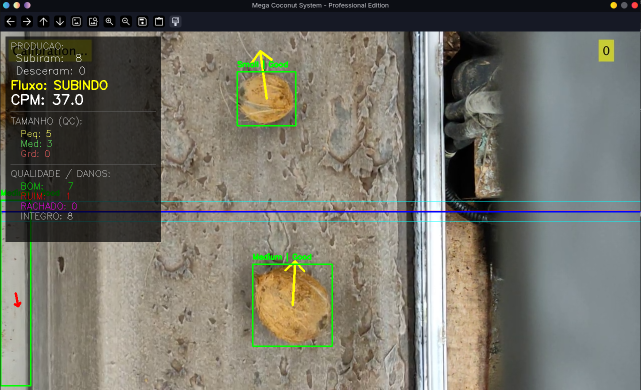
#> input picture image.png, 1282 x 780 px (shown at 1/2 size)
$ python -i qc_analyzer.py   (imports and definitions only)
#> lines starting #> are read from the running program, lines starting #| are printed output that depends on the picture; after the words box and inside, x2 and y2 are one past the last pixel; in counts of white or black regions, pixels touching at a corner belong together
#> further down, picture is the input picture: shape (780, 1282, 3); mean B, G, R 102.7, 113, 114.5
import cv2
import numpy as np
import config

class QCAnalyzer:
    """
    Stateless utility class responsible for mathematical analysis of image ROIs (Regions of Interest).
    It handles geometry (size), colorimetry (quality), and morphology (cracks).
    """

    ## === QUALITY ANALYSIS (COLOR/BRIGHTNESS) ===
    @staticmethod
    def analyze_quality_brightness(image_roi: np.ndarray) -> tuple[str, float]:
        """
        Analyzes the brightness of the V channel (HSV) to determine if the fruit is healthy.

        Args:
            image_roi (np.ndarray): The cropped image of the coconut.
        Returns:
            tuple: Status ('Good'/'Bad') and the calculated brightness value.
        """
        # Safety check for empty frames to avoid crashes
        if image_roi.size == 0:
            return "Unknown", 0.0

        # We convert to HSV because the V (Value) channel is more robust
        # to lighting changes than standard RGB grayscale.
        hsv = cv2.cvtColor(image_roi, cv2.COLOR_BGR2HSV)
        brightness = np.mean(hsv[:, :, 2])

        # Threshold comparison defined in config
        status = "Good" if brightness >= config.QUALITY_BRIGHTNESS_THRESH else "Bad"

        return status, brightness

    ## === STRUCTURAL ANALYSIS (CRACKS) ===
    @staticmethod
    def analyze_cracks(image_roi: np.ndarray) -> tuple[str, float]:
        """
        Detects surface cracks using Morphological Black Hat Transformation.
        This method highlights dark details (cracks) against a brighter background.
        """
        if image_roi.size == 0:
            return "Unknown", 0.0

        # Convert to grayscale for morphological processing
        gray = cv2.cvtColor(image_roi, cv2.COLOR_BGR2GRAY)
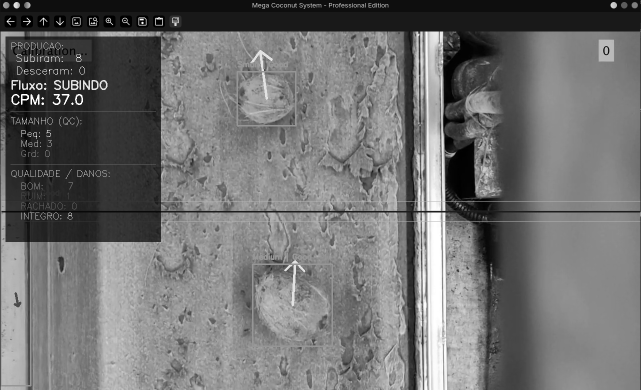
#> gray: shape (780, 1282) (shown at 1/2 size); min 0, max 255, mean 112.2
        h, w = gray.shape
#> h = 780; w = 1282

        # 1. Circular Masking
        # We generate a circular mask to ignore the coconut edges/background,
        # focusing only on the center texture where cracks matter.
        mask = np.zeros((h, w), dtype="uint8")
        mask_radius = int(min(h, w) / 2 * 0.85)
#> mask_radius = 331
        cv2.circle(mask, (int(w/2), int(h/2)), mask_radius, 255, -1)
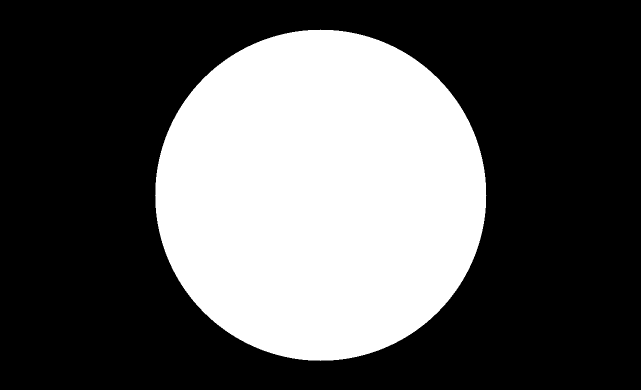
#> mask: shape (780, 1282) (shown at 1/2 size); 34.4% white; 1 white region, box (x1, y1, x2, y2) and area: (310, 59, 973, 722) 344157

        # 2. Pre-processing
        # Gaussian Blur removes high-frequency noise (fibers/hair) that could be mistaken for cracks.
        blurred = cv2.GaussianBlur(gray, (7, 7), 0)

        # 3. Black Hat Transform
        # This operation is the difference between the Closing of the input image and the input image itself.
        # It extracts dark objects smaller than the structuring element (15x15 kernel).
        kernel = cv2.getStructuringElement(cv2.MORPH_RECT, (15, 15))
        blackhat = cv2.morphologyEx(blurred, cv2.MORPH_BLACKHAT, kernel)
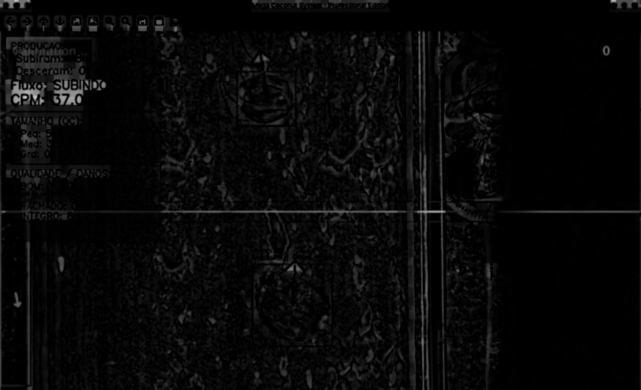
#> blackhat: shape (780, 1282) (shown at 1/2 size); min 0, max 208, mean 8.1

        # 4. Thresholding
        # We filter only the pixels that are significantly dark (deep cracks).
        _, thresh = cv2.threshold(blackhat, 30, 255, cv2.THRESH_BINARY)
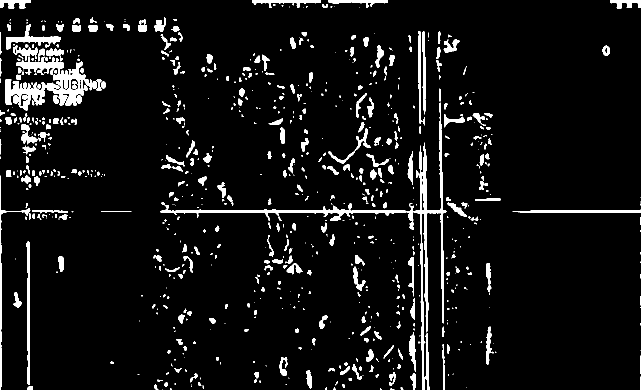
#> thresh: shape (780, 1282) (shown at 1/2 size); 6.3% white; 811 white regions (434 under 20 px), largest, box (x1, y1, x2, y2) and area: (320, 205, 893, 780) 9265, (10, 113, 178, 221) 7178, (12, 48, 122, 99) 1510
        thresh_masked = cv2.bitwise_and(thresh, thresh, mask=mask)
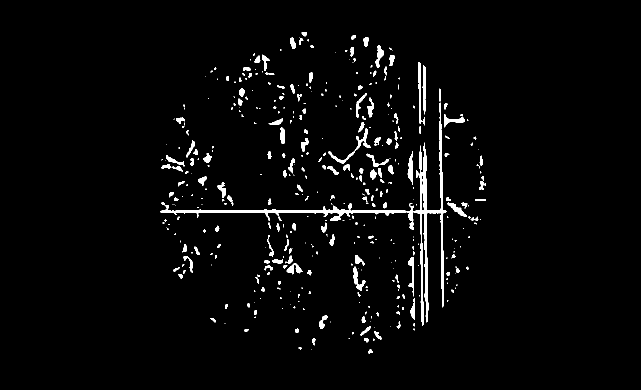
#> thresh_masked: shape (780, 1282) (shown at 1/2 size); 2.7% white; 419 white regions (238 under 20 px), largest, box (x1, y1, x2, y2) and area: (320, 205, 893, 652) 8565, (657, 256, 742, 327) 700, (837, 124, 843, 248) 534

        # 5. Density Calculation
        # We calculate the ratio of "crack pixels" vs "total valid pixels".
        crack_pixels = cv2.countNonZero(thresh_masked)
#> crack_pixels = 27449
        total_pixels = cv2.countNonZero(mask)
#> total_pixels = 344157

        crack_ratio = 0.0
        if total_pixels > 0:
            crack_ratio = crack_pixels / total_pixels
#> crack_ratio = 0.0798

        status = "Intact"
        if crack_ratio > config.CRACK_LIMIT_RATIO:
            status = "Cracked"

        return status, crack_ratio

    ## === GEOMETRIC ANALYSIS ===
    @staticmethod
    def get_size_label(area: float) -> str:
        """
        Classifies the object size based on the bounding box area (pixels^2).
        """
        if area < config.SIZE_THRESHOLDS['small_limit']:
            return "Small"
        elif area < config.SIZE_THRESHOLDS['medium_limit']:
            return "Medium"

        return "Large"

>>> import cv2
>>> picture = cv2.imread('../image.png')
>>> result = QCAnalyzer().analyze_cracks(picture)
#> result = ('Intact', 0.0798)
